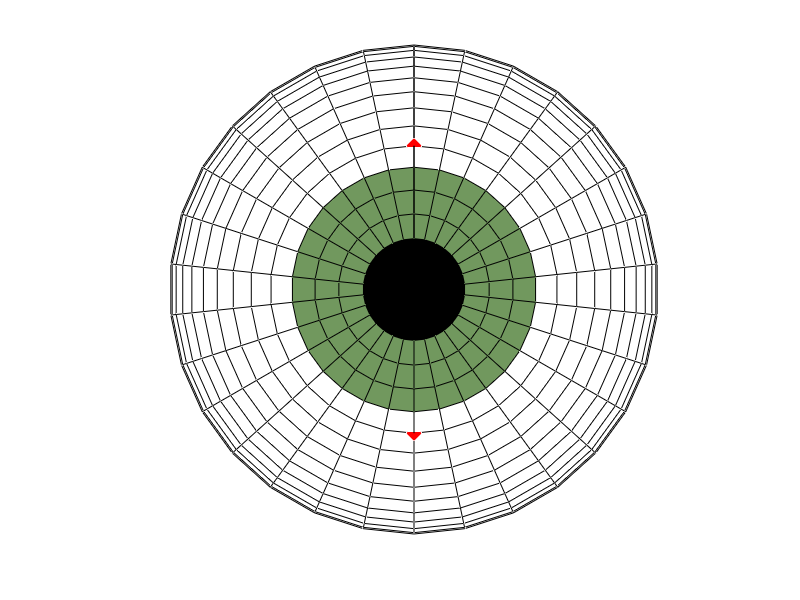

Write MATLAB code to recreate this figure.
screensize=get(0,'ScreenSize');initpos = [fix((screensize(3)-914)/2) fix((screensize(4)-535)/2)]; % center iteyeColor=[0.4431 0.5961 0.3686];efigpos = [initpos+[0 243]  570 264];efig = figure('Position',efigpos, ...              'Name',['Eye Monitor'],'NumberTitle','off', ...              'Menubar','none','color',[0.75 0.75 0.75] );odSocket=gca;[z,y,x]=sphere(30);a=[x(25,16) x(25,1)];b=[y(25,16) y(25,1)];c=[z(25,16) z(25,1)];map = ones(64,3);map(64,:) = [0 0 0];map(63,:) = eyeColor;map(62,:) = eyeColor;map(61,:) = eyeColor;map(60,:) = eyeColor;mrkrEClr = [1 0 0];mrkrFClr = [1 0 0];colormap(map)% put the eye in its sockethold onodMrkr=plot3(a,b,c,'Markersize',10,...          'LineStyle','none','visible','on',...          'MarkerFaceColor',mrkrFClr,'MarkerEdgeColor',mrkrEClr);%this line kills itset(odMrkr,'Marker','diamond')od=surf(x,y,z,x);set(odSocket,'view',[90 0]);axis equal; axis off axis vis3dset(odMrkr,'Visible','off')set(odMrkr,'Visible','on')%run this file twice and it seems to fix problem for this session